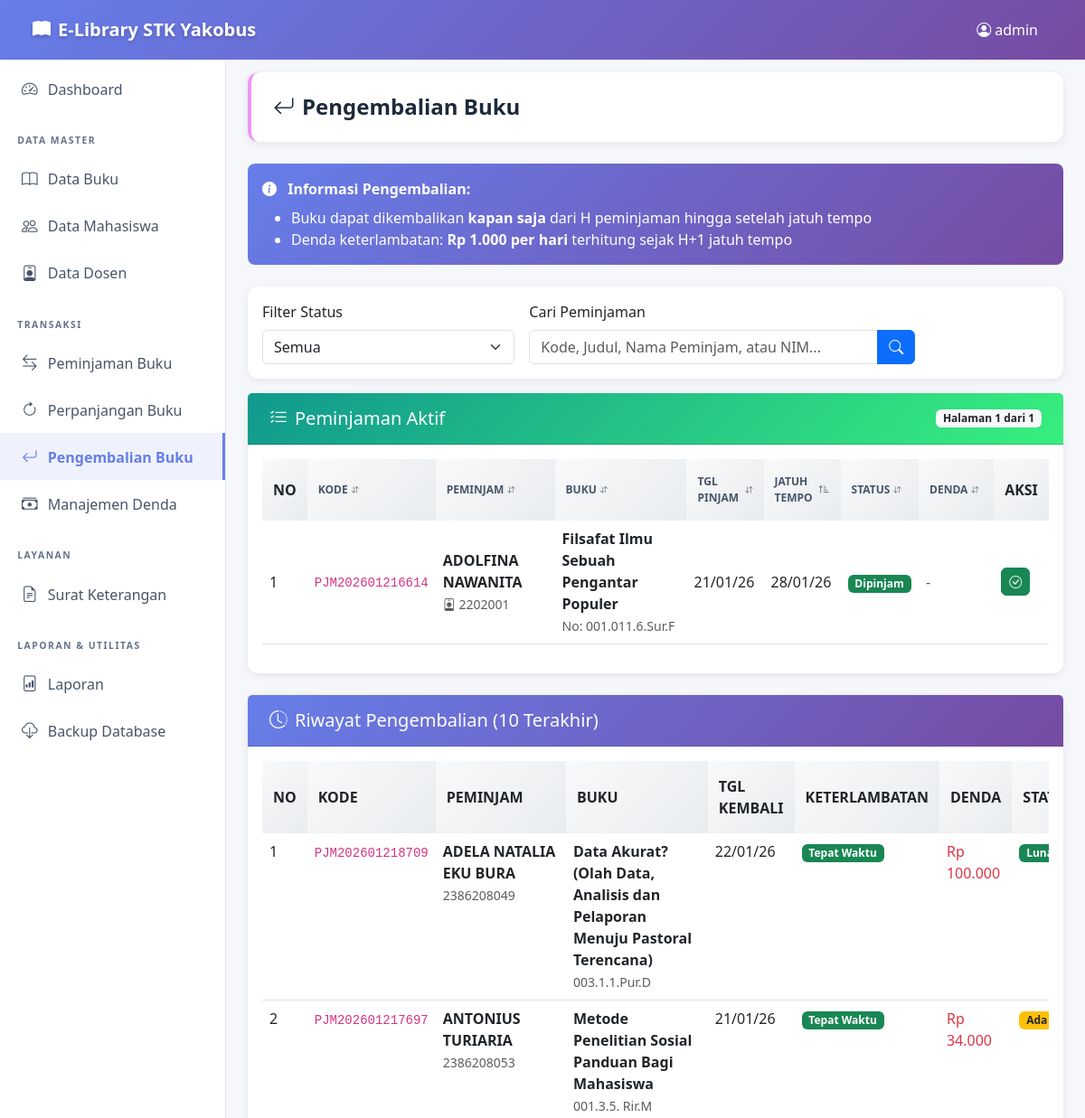
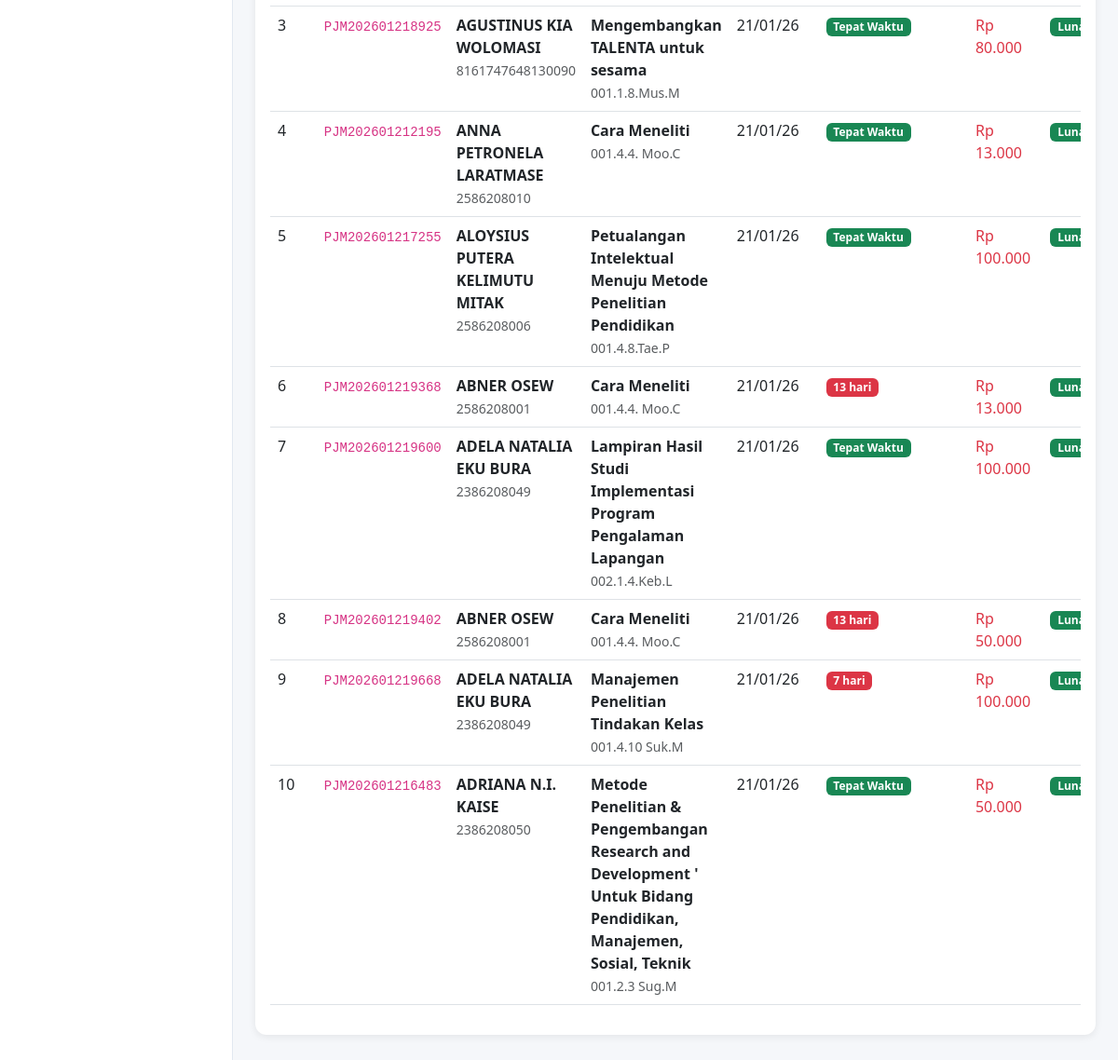
The app's page /modules/pengembalian/index.php (signed in) with its own data (2 pictures, top to bottom).
### tables this page shows
CREATE TABLE `peminjaman` (
  `id` int(11) NOT NULL AUTO_INCREMENT,
  `kode_peminjaman` varchar(50) NOT NULL,
  `jenis_peminjam` enum('mahasiswa','dosen') NOT NULL,
  `peminjam_id` int(11) NOT NULL,
  `buku_id` int(11) NOT NULL,
  `tanggal_pinjam` date NOT NULL,
  `tanggal_jatuh_tempo` date NOT NULL,
  `tanggal_kembali` date DEFAULT NULL,
  `status` enum('dipinjam','diperpanjang','dikembalikan','terlambat') DEFAULT 'dipinjam',
  `denda` int(11) DEFAULT 0,
  `created_at` timestamp NOT NULL DEFAULT current_timestamp(),
  `updated_at` timestamp NOT NULL DEFAULT current_timestamp() ON UPDATE current_timestamp(),
  PRIMARY KEY (`id`),
  UNIQUE KEY `kode_peminjaman` (`kode_peminjaman`),
  KEY `buku_id` (`buku_id`),
  CONSTRAINT `peminjaman_ibfk_1` FOREIGN KEY (`buku_id`) REFERENCES `buku` (`id`) ON DELETE CASCADE
);

CREATE TABLE `buku` (
  `id` int(11) NOT NULL AUTO_INCREMENT,
  `nomor_buku` varchar(50) NOT NULL,
  `judul` varchar(255) NOT NULL,
  `pengarang` varchar(255) NOT NULL,
  `penerbit` varchar(255) DEFAULT NULL,
  `tahun_terbit` year(4) DEFAULT NULL,
  `stok` int(11) DEFAULT 0,
  `stok_tersedia` int(11) DEFAULT 0,
  `created_at` timestamp NOT NULL DEFAULT current_timestamp(),
  `updated_at` timestamp NOT NULL DEFAULT current_timestamp() ON UPDATE current_timestamp(),
  PRIMARY KEY (`id`),
  UNIQUE KEY `nomor_buku` (`nomor_buku`)
);

CREATE TABLE `pengembalian` (
  `id` int(11) NOT NULL AUTO_INCREMENT,
  `peminjaman_id` int(11) NOT NULL,
  `tanggal_kembali` date NOT NULL,
  `keterlambatan_hari` int(11) DEFAULT 0,
  `denda` int(11) DEFAULT 0,
  `denda_dibayar` int(11) DEFAULT 0,
  `uang_kembali` int(11) DEFAULT 0,
  `sisa_denda` int(11) DEFAULT 0,
  `nomor_bukti` varchar(50) DEFAULT NULL,
  `tanggal_lunas` datetime DEFAULT NULL,
  `metode_pembayaran` enum('cash','transfer','tagihan_studi','waive') DEFAULT 'cash',
  `keterangan` text DEFAULT NULL,
  `status_buku` enum('normal','hilang','rusak_parah') DEFAULT 'normal',
  `nominal_denda_buku` decimal(10,2) DEFAULT 0.00,
  `keterangan_kehilangan` text DEFAULT NULL,
  `created_at` timestamp NOT NULL DEFAULT current_timestamp(),
  PRIMARY KEY (`id`),
  KEY `peminjaman_id` (`peminjaman_id`),
  KEY `idx_nomor_bukti` (`nomor_bukti`),
  KEY `idx_status_buku` (`status_buku`),
  CONSTRAINT `pengembalian_ibfk_1` FOREIGN KEY (`peminjaman_id`) REFERENCES `peminjaman` (`id`) ON DELETE CASCADE
);

### modules/pengembalian/index.php (the view, shortened to what the rows shown need)
<?php
require_once '../../config/database.php';
require_once '../../config/functions.php';
$limit = 20;
$page = isset($_GET['page']) ? (int)$_GET['page'] : 1;
$offset = ($page - 1) * $limit;
$sort_column = isset($_GET['sort']) ? $_GET['sort'] : 'tanggal_jatuh_tempo';
$sort_order = isset($_GET['order']) && strtolower($_GET['order']) == 'desc' ? 'DESC' : 'ASC';
if ($sort_column == 'denda') {
    $real_sort_column = 'tanggal_jatuh_tempo';
    $real_sort_order = ($sort_order == 'ASC') ? 'DESC' : 'ASC';
} else {
    $real_sort_column = $sort_column;
    $real_sort_order = $sort_order;
}
$where = "WHERE p.status IN ('dipinjam', 'diperpanjang', 'terlambat')";
$base_query = "FROM peminjaman p
               JOIN buku b ON p.buku_id = b.id
               LEFT JOIN mahasiswa m ON (p.peminjam_id = m.id AND p.jenis_peminjam = 'mahasiswa')
               LEFT JOIN dosen d ON (p.peminjam_id = d.id AND p.jenis_peminjam = 'dosen')
               $where";
$query = "SELECT p.*, b.judul, b.nomor_buku,
          COALESCE(m.nama, d.nama) as nama_peminjam,
          COALESCE(m.nim, d.nuptk) as identifier
          $base_query
          ORDER BY $real_sort_column $real_sort_order
          LIMIT $offset, $limit";
$result = $conn->query($query);
$query_riwayat = "SELECT pg.*, p.kode_peminjaman, p.jenis_peminjam, p.peminjam_id,
                  b.judul, b.nomor_buku,
                  COALESCE(m.nama, d.nama) as nama_peminjam,
                  COALESCE(m.nim, d.nuptk) as identifier
                  FROM pengembalian pg
                  JOIN peminjaman p ON pg.peminjaman_id = p.id
                  JOIN buku b ON p.buku_id = b.id
                  LEFT JOIN mahasiswa m ON (p.peminjam_id = m.id AND p.jenis_peminjam = 'mahasiswa')
                  LEFT JOIN dosen d ON (p.peminjam_id = d.id AND p.jenis_peminjam = 'dosen')
                  ORDER BY pg.created_at DESC
                  LIMIT 10";
$result_riwayat = $conn->query($query_riwayat);
function getUrl($params = []) {
    $current = $_GET;
    $merged = array_merge($current, $params);
    if (isset($params['sort']) || isset($params['search']) || isset($params['status'])) {
        $merged['page'] = 1;
    }
    return '?' . http_build_query($merged);
}
function getSortIcon($col) {
    global $sort_column, $sort_order;
    if ($sort_column != $col) return '<i class="bi bi-arrow-down-up text-muted ms-1" style="font-size:0.7em"></i>';
    return $sort_order == 'ASC' ? '<i class="bi bi-sort-up-alt ms-1"></i>' : '<i class="bi bi-sort-down ms-1"></i>';
}
?>
<!DOCTYPE html>
<html lang="id">
<head>
    <link href="https://cdn.jsdelivr.net/npm/bootstrap@5.3.0/dist/css/bootstrap.min.css" rel="stylesheet">
    <link rel="stylesheet" href="https://cdn.jsdelivr.net/npm/bootstrap-icons@1.11.0/font/bootstrap-icons.css">
</head>
<body>
    <main class="main-content">
        <div class="page-header">
            <h1><i class="bi bi-arrow-return-left me-2"></i>Pengembalian Buku</h1>
        </div>
        <div class="card mb-4">
            <div class="card-body">
                <div class="table-responsive">
                    <table class="table table-hover align-middle">
                        <thead>
                            <tr>
                                <th width="5%">NO</th>
                                <th width="10%">
                                    <a href="<?= getUrl(['sort' => 'kode_peminjaman']) ?>">KODE <?= getSortIcon('kode_peminjaman') ?></a>
                                </th>
                                <th width="18%">
                                    <a href="<?= getUrl(['sort' => 'nama_peminjam']) ?>">PEMINJAM <?= getSortIcon('nama_peminjam') ?></a>
                                </th>
                                <th width="20%">
                                    <a href="<?= getUrl(['sort' => 'judul']) ?>">BUKU <?= getSortIcon('judul') ?></a>
                                </th>
                                <th width="10%">
                                    <a href="<?= getUrl(['sort' => 'tanggal_pinjam']) ?>">TGL PINJAM <?= getSortIcon('tanggal_pinjam') ?></a>
                                </th>
                                <th width="10%">
                                    <a href="<?= getUrl(['sort' => 'tanggal_jatuh_tempo']) ?>">JATUH TEMPO <?= getSortIcon('tanggal_jatuh_tempo') ?></a>
                                </th>
                                <th width="10%">
                                    <a href="<?= getUrl(['sort' => 'status']) ?>">STATUS <?= getSortIcon('status') ?></a>
                                </th>
                                <th width="10%">
                                    <a href="<?= getUrl(['sort' => 'denda']) ?>">DENDA <?= getSortIcon('denda') ?></a>
                                </th>
                                <th width="7%">AKSI</th>
                            </tr>
                        </thead>
                        <tbody>
                            <?php
                            $no = $offset + 1;
                            if ($result->num_rows > 0):
                                while ($row = $result->fetch_assoc()):
                                    $today = new DateTime();
                                    $jatuh_tempo = new DateTime($row['tanggal_jatuh_tempo']);
                                    $selisih = $jatuh_tempo->diff($today);
                                    $denda = 0;
                                    if ($today > $jatuh_tempo) {
                                        $keterlambatan_hari = $selisih->days;
                                        $denda = $keterlambatan_hari * 1000;
                                        $status_text = 'Terlambat ' . $keterlambatan_hari . ' hari';
                                        $badge_color = 'danger';
                                    } else {
                                        $status_text = ucfirst($row['status']);
                                        $badge_color = ($row['status'] == 'diperpanjang') ? 'info' : 'success';
                                    }
                            ?>
                            <tr>
                                <td><?= $no++ ?></td>
                                <td><code><?= $row['kode_peminjaman'] ?></code></td>
                                <td>
                                    <strong><?= $row['nama_peminjam'] ?></strong><br>
                                    <small class="text-muted"><i class="bi bi-person-badge"></i> <?= $row['identifier'] ?></small>
                                </td>
                                <td>
                                    <strong><?= $row['judul'] ?></strong><br>
                                    <small class="text-muted">No: <?= $row['nomor_buku'] ?></small>
                                </td>
                                <td><?= date('d/m/y', strtotime($row['tanggal_pinjam'])) ?></td>
                                <td><?= date('d/m/y', strtotime($row['tanggal_jatuh_tempo'])) ?></td>
                                <td><span class="badge bg-<?= $badge_color ?>"><?= $status_text ?></span></td>
                                <td>
                                    <?php if ($denda > 0): ?>
                                        <span class="text-danger fw-bold"><?= formatRupiah($denda) ?></span>
                                    <?php else: ?>
                                        <span class="text-muted">-</span>
                                    <?php endif; ?>
                                </td>
                                <td>
                                    <a href="add.php?id=<?= $row['id'] ?>" class="btn btn-sm btn-success" title="Proses Pengembalian">
                                        <i class="bi bi-check-circle"></i>
                                    </a>
                                </td>
                            </tr>
                            <?php
                                endwhile;
                            endif; ?>
                        </tbody>
                    </table>
                </div>
            </div>
        </div>
        <div class="card mb-5">
            <div class="card-body">
                <div class="table-responsive">
                    <table class="table table-hover">
                        <thead>
                            <tr>
                                <th width="5%">NO</th>
                                <th width="10%">KODE</th>
                                <th width="18%">PEMINJAM</th>
                                <th width="18%">BUKU</th>
                                <th width="10%">TGL KEMBALI</th>
                                <th width="10%">KETERLAMBATAN</th>
                                <th width="10%">DENDA</th>
                                <th width="10%">STATUS</th>
                            </tr>
                        </thead>
                        <tbody>
                            <?php
                            $no_riwayat = 1;
                            if ($result_riwayat->num_rows > 0):
                                while ($row = $result_riwayat->fetch_assoc()):
                            ?>
                            <tr>
                                <td><?= $no_riwayat++ ?></td>
                                <td><code><?= $row['kode_peminjaman'] ?></code></td>
                                <td>
                                    <strong><?= $row['nama_peminjam'] ?></strong><br>
                                    <small class="text-muted"><?= $row['identifier'] ?></small>
                                </td>
                                <td>
                                    <strong><?= $row['judul'] ?></strong><br>
                                    <small class="text-muted"><?= $row['nomor_buku'] ?></small>
                                </td>
                                <td><?= date('d/m/y', strtotime($row['tanggal_kembali'])) ?></td>
                                <td>
                                    <?php if ($row['keterlambatan_hari'] > 0): ?>
                                        <span class="badge bg-danger"><?= $row['keterlambatan_hari'] ?> hari</span>
                                    <?php else: ?>
                                        <span class="badge bg-success">Tepat Waktu</span>
                                    <?php endif; ?>
                                </td>
                                <td>
                                    <?php if ($row['denda'] > 0): ?>
                                        <span class="text-danger"><?= formatRupiah($row['denda']) ?></span>
                                    <?php else: ?>
                                        <span class="text-muted">-</span>
                                    <?php endif; ?>
                                </td>
                                <td>
                                    <?php if ($row['sisa_denda'] > 0): ?>
                                        <span class="badge bg-warning text-dark">Ada Sisa Denda</span>
                                    <?php else: ?>
                                        <span class="badge bg-success">Lunas</span>
                                    <?php endif; ?>
                                </td>
                            </tr>
                            <?php
                                endwhile;
                            endif; ?>
                        </tbody>
                    </table>
                </div>
            </div>
        </div>
    </main>
</body>
</html>

### records on screen
peminjaman: kode_peminjaman "PJM202601216614", nama_peminjam "ADOLFINA NAWANITA", identifier "2202001", buku.judul "Filsafat Ilmu Sebuah Pengantar Populer", buku.nomor_buku "001.011.6.Sur.F", tanggal_pinjam "21/01/26", tanggal_jatuh_tempo "28/01/26", status "Dipinjam"
pengembalian: peminjaman.kode_peminjaman "PJM202601218709", nama_peminjam "ADELA NATALIA EKU BURA", identifier "2386208049", buku.judul "Data Akurat? (Olah Data, Analisis dan Pelaporan Menuju Pastoral Terencana)", buku.nomor_buku "003.1.1.Pur.D", tanggal_kembali "22/01/26", shows "Tepat Waktu", denda "Rp 100.000", sisa_denda "Lunas"
pengembalian: peminjaman.kode_peminjaman "PJM202601217697", nama_peminjam "ANTONIUS TURIARIA", identifier "2386208053", buku.judul "Metode Penelitian Sosial Panduan Bagi Mahasiswa", buku.nomor_buku "001.3.5. Rir.M", tanggal_kembali "21/01/26", shows "Tepat Waktu", denda "Rp 34.000", sisa_denda "Ada…"
pengembalian: peminjaman.kode_peminjaman "PJM202601218925", nama_peminjam "AGUSTINUS KIA WOLOMASI", identifier "8161747648130090", buku.judul "Mengembangkan TALENTA untuk sesama", buku.nomor_buku "001.1.8.Mus.M", tanggal_kembali "21/01/26", shows "Tepat Waktu", denda "Rp 80.000", sisa_denda "Lunas"
pengembalian: peminjaman.kode_peminjaman "PJM202601212195", nama_peminjam "ANNA PETRONELA LARATMASE", identifier "2586208010", buku.judul "Cara Meneliti", buku.nomor_buku "001.4.4. Moo.C", tanggal_kembali "21/01/26", shows "Tepat Waktu", denda "Rp 13.000", sisa_denda "Lunas"
pengembalian: peminjaman.kode_peminjaman "PJM202601217255", nama_peminjam "ALOYSIUS PUTERA KELIMUTU MITAK", identifier "2586208006", buku.judul "Petualangan Intelektual Menuju Metode Penelitian Pendidikan", buku.nomor_buku "001.4.8.Tae.P", tanggal_kembali "21/01/26", shows "Tepat Waktu", denda "Rp 100.000", sisa_denda "Lunas"
pengembalian: peminjaman.kode_peminjaman "PJM202601219368", nama_peminjam "ABNER OSEW", identifier "2586208001", buku.judul "Cara Meneliti", buku.nomor_buku "001.4.4. Moo.C", tanggal_kembali "21/01/26", keterlambatan_hari "13", denda "Rp 13.000", sisa_denda "Lunas"
pengembalian: peminjaman.kode_peminjaman "PJM202601219600", nama_peminjam "ADELA NATALIA EKU BURA", identifier "2386208049", buku.judul "Lampiran Hasil Studi Implementasi Program Pengalaman Lapangan", buku.nomor_buku "002.1.4.Keb.L", tanggal_kembali "21/01/26", keterlambatan_hari "Tepat Waktu", denda "Rp 100.000", sisa_denda "Lunas"
pengembalian: peminjaman.kode_peminjaman "PJM202601219402", nama_peminjam "ABNER OSEW", identifier "2586208001", buku.judul "Cara Meneliti", buku.nomor_buku "001.4.4. Moo.C", tanggal_kembali "21/01/26", keterlambatan_hari "13", denda "Rp 50.000", sisa_denda "Lunas"
pengembalian: peminjaman.kode_peminjaman "PJM202601219668", nama_peminjam "ADELA NATALIA EKU BURA", identifier "2386208049", buku.judul "Manajemen Penelitian Tindakan Kelas", buku.nomor_buku "001.4.10 Suk.M", tanggal_kembali "21/01/26", keterlambatan_hari "7", denda "Rp 100.000", sisa_denda "Lunas"
pengembalian: peminjaman.kode_peminjaman "PJM202601216483", nama_peminjam "ADRIANA N.I. KAISE", identifier "2386208050", buku.judul "Metode Penelitian & Pengembangan Research and Development ' Untuk Bidang Pendidikan, Manajemen, Sosial, Teknik", buku.nomor_buku "001.2.3 Sug.M", tanggal_kembali "21/01/26", keterlambatan_hari "Tepat Waktu", denda "Rp 50.000", sisa_denda "Lunas"

### other values on screen
$_SESSION['admin_username'] "admin"
$page "1"
$total_pages "1"
